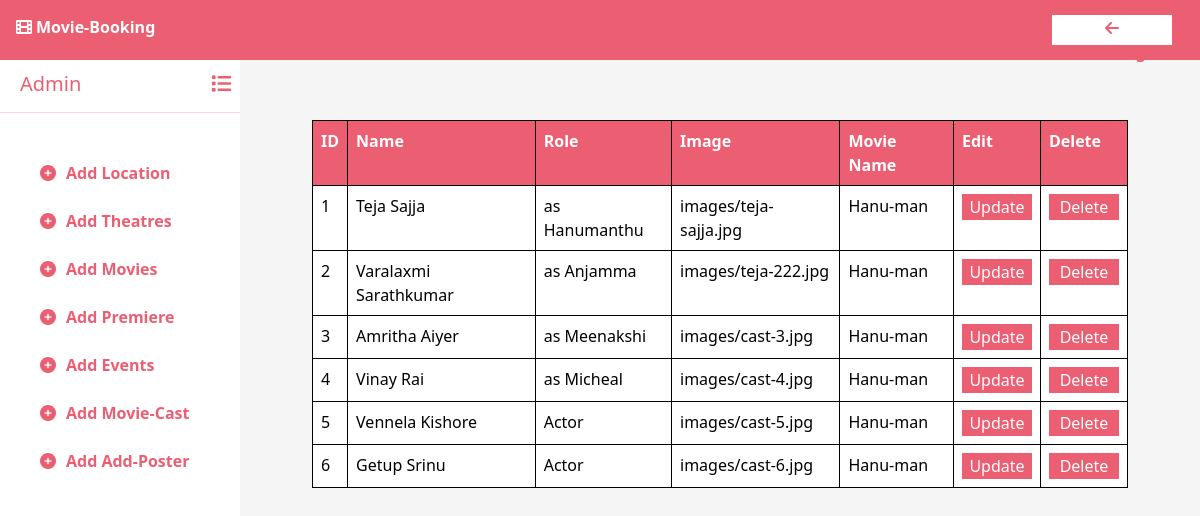
The page /castManage/ on the database as committed earlier.
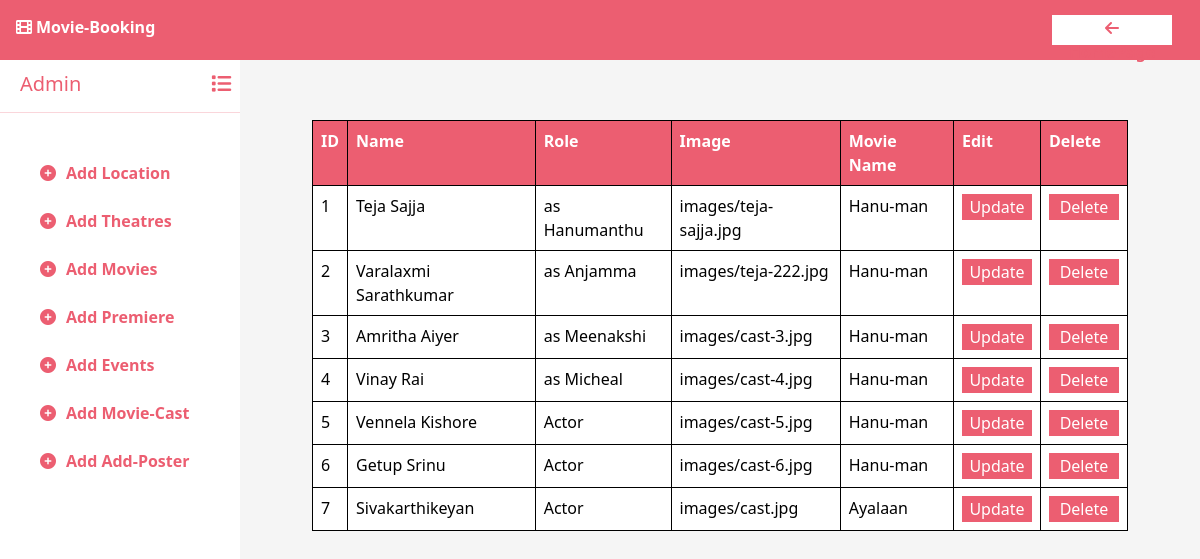
The same page on the database as committed later.
### movie/models.py (models this page shows)
class Movie_cast(models.Model):
    name = models.CharField(max_length=50)
    role_name = models.CharField(max_length=50)
    cast_image = models.ImageField(upload_to='images')
    movie_name = models.ForeignKey(Movie, on_delete=models.CASCADE)

class Movie(models.Model):
    movie_name = models.CharField(max_length=50)
    duration = models.CharField(max_length=10)
    type = models.CharField(max_length=100)
    release_date = models.CharField(max_length=20)
    languages = models.CharField(max_length=50)
    movie_poster = models.ImageField(upload_to='images')
    dimension = models.CharField(max_length=50)
    about_movie = models.TextField(max_length=500)

### movie/views.py (the view)
# urls.py: path('castManage/',views.castManage),
def castManage(request):
    context={}
    cast = Movie_cast.objects.all()
    context["casts"]=cast
    return render(request,"castManage.html",context)

### movie/templates/castManage.html (shortened to what this page needs)
<!DOCTYPE html>
<html lang="en">
<head>
    <link href="https://cdn.jsdelivr.net/npm/bootstrap@5.3.2/dist/css/bootstrap.min.css" rel="stylesheet">
    <link rel="stylesheet" href="https://cdnjs.cloudflare.com/ajax/libs/font-awesome/6.0.0/css/all.min.css">
</head>
<body>
    <nav class="navbar navbar-expand-lg d-flex flex-row bg-white fixed-top">
        <div class="container-fluid justify-content-start">
            <p class="fonticon"><i class="fa-solid fa-film mx-1"></i>Movie-Booking</p>
        </div>
        <div class="container-fluid justify-content-end mx-3">
            <button type="button" id="logbtn" onclick="back()"><i class="fa-solid fa-arrow-left mx-1"></i>HomePage</button>
        </div>
    </nav>
    <div class="sidebar">
        <div class="sidebar-content">
            <h5 class="admin">Admin<i class="fa-solid fa-list"></i></h5><hr>
        </div>
        <P class="links"><i class="fa-solid fa-circle-plus"></i><a href="/addLocation/" class="addlink">Add Location</a></P>
        <P class="links"><i class="fa-solid fa-circle-plus"></i><a href="/addTheatre/" class="addlink">Add Theatres</a></P>
        <P class="links"><i class="fa-solid fa-circle-plus"></i><a href="/addMovies/" class="addlink">Add Movies</a></P>
        <P class="links"><i class="fa-solid fa-circle-plus"></i><a href="/addPremiere/" class="addlink">Add Premiere</a></P>
        <P class="links"><i class="fa-solid fa-circle-plus"></i><a href="/addEvents/" class="addlink">Add Events</a></P>
        <P class="links"><i class="fa-solid fa-circle-plus"></i><a href="/addCast/" class="addlink">Add Movie-Cast</a></P>
        <P class="links"><i class="fa-solid fa-circle-plus"></i><a href="/addPoster/" class="addlink">Add Add-Poster</a></P>
    </div>
    <div class="content">
        <div class="container d-flex align-items-center justify-content-center">
            <div class="table-responsive">
                <table class="table">
                    <tr>
                        <th>ID</th>
                        <th>Name</th>
                        <th>Role</th>
                        <th>Image</th>
                        <th>Movie Name</th>
                        <th>Edit</th>
                        <th>Delete</th>
                    </tr>
                    {% for cast in casts %}
                    <tr>
                        <td>{{cast.id}}</td>
                        <td>{{cast.name}}</td>
                        <td>{{cast.role_name}}</td>
                        <td>{{cast.cast_image}}</td>
                        <td>{{cast.movie_name.movie_name}}</td>
                        <td><button class="edbtn"><a href="/editcast/{{cast.id}}/" class="hrefbtn">Update</a></button></td>
                        <td><button class="edbtn" onclick="deleteCast()"><a href="/deletecast/{{cast.id}}/" class="hrefbtn">Delete</a></button></td>
                    </tr>
                    {% endfor %}
                </table>
            </div>
        </div>
    </div>
</body>
</html>

Rows that differ between the two databases and show on the page:
added Movie_cast: id "7", name "Sivakarthikeyan", role_name "Actor", cast_image "images/cast.jpg", movie_name.movie_name "Ayalaan"
